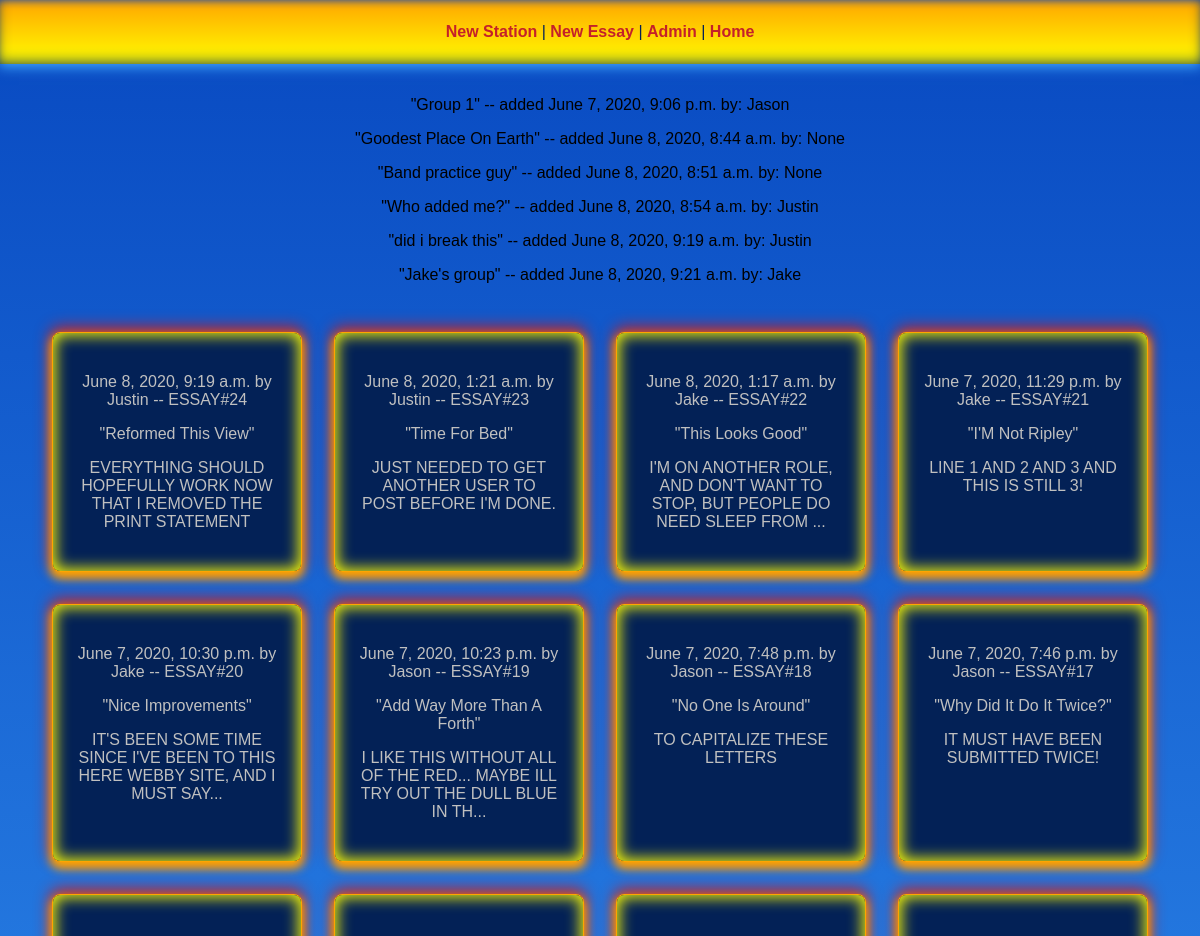
The app's page / (upper part), older data.
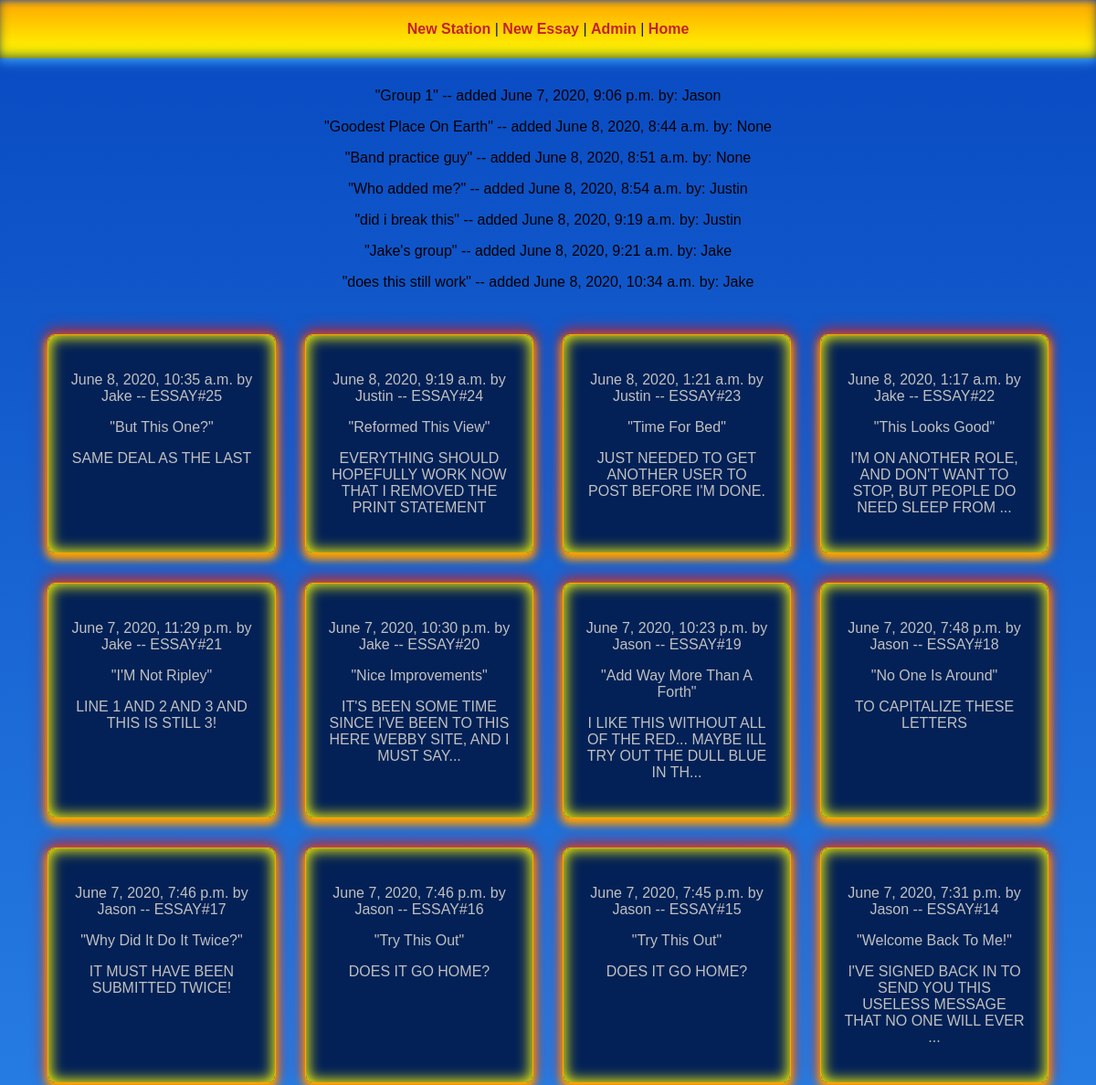
The same page, newer data.
### station/models.py (models this page shows)
class Station(models.Model):
    founder = models.ForeignKey(_U, related_name='stationfounder', null=True, on_delete=models.SET_NULL)
    founded_date = models.DateTimeField(auto_now_add=True)
    name = models.TextField(blank=True, null=True)
    category = models.TextField(blank=True, null=True)
    bio = models.TextField(blank=True, null=True)
    members = models.ForeignKey(_U, related_name='stationmembers', null=True, blank=True, on_delete=models.SET_NULL)
    contribs = models.ManyToManyField(_U, related_name='stationcontribs', blank=True, through=StationContribsList)
    essays = models.ManyToManyField(Essay, related_name='stationessays', blank=True, through=StationEssaysList)

### essays/models.py (models this page shows, shortened)
class Essay(models.Model):
    parent = models.ForeignKey('self', null=True, on_delete=models.SET_NULL)
    user = models.ForeignKey(_U, on_delete=models.CASCADE)
    timestamp = models.DateTimeField(auto_now_add=True)
    title = models.TextField(blank=True, null=True)
    content = models.TextField(blank=True, null=True)
    up = models.ManyToManyField(_U, related_name='upuser', blank=True, through=EssayVoteUp)
    down = models.ManyToManyField(_U, related_name='downuser', blank=True, through=EssayVoteDown)
    class Meta:
        ordering = ['-id']
    def concat_content(self):
        cc = str(self.content)[0:ADMIN_MAX_CONTENT_STRING_LENGTH]
        if len(cc) == ADMIN_MAX_CONTENT_STRING_LENGTH:
            cc += '...'
        return cc

### essays/views.py (the view)
# urls.py: 2. Add a URL to urlpatterns:  path('', views.home, name='home')
def home(request, *args, **kwargs):
    search_essay = Essay.objects.all()
    search_station = Station.objects.all()
    DATA = {
        'essay':search_essay,
        'station':search_station
    }
    return render(request, 'home.html', context=DATA)

### templates/home.html (shortened to what this page needs)
{% extends 'view.html' %}
{% block content %}
  {% if station %}
    <div>
      {% for s in station %}
        <p>"{{s.name}}" -- added {{s.founded_date}} by: {{s.founder}}</p>
      {% endfor %}
    </div>
  {% endif %}
  {% if essay %}
    <div class="dFlex flexWrap" style="margin-top:1em;width:100%;justify-content:center;">
      {% for e in essay %}
        <div class="border" onclick="location.href='/essay/{{e.id}}';">
          <p>{{e.timestamp}} by {{e.user}}  -- ESSAY#{{e.id}}</p>
          <p>"{{e.title|title}}"</p>
          <p>{{e.concat_content|upper}}</p>
        </div>
      {% endfor %}
    </div>
  {% endif %}
{% endblock content %}

Row changes from the older to the newer data that the page shows:
added Station: name "does this still work", founded_date "June 8, 2020, 10:34 a.m.", founder "Jake"
added Essay: timestamp "June 8, 2020, 10:35 a.m.", user "Jake", id "25", title "But This One?", concat_content "SAME DEAL AS THE LAST"
now on this page (row unchanged): Essay: timestamp "June 7, 2020, 7:46 p.m.", user "Jason", id "16", title "Try This Out", concat_content "DOES IT GO HOME?"
now on this page (row unchanged): Essay: timestamp "June 7, 2020, 7:45 p.m.", user "Jason", id "15", title "Try This Out", concat_content "DOES IT GO HOME?"
now on this page (row unchanged): Essay: timestamp "June 7, 2020, 7:31 p.m.", user "Jason", id "14", title "Welcome Back To Me!", concat_content "I'VE SIGNED BACK IN TO SEND YOU THIS USELESS MESSAGE THAT NO ONE WILL EVER ..."
